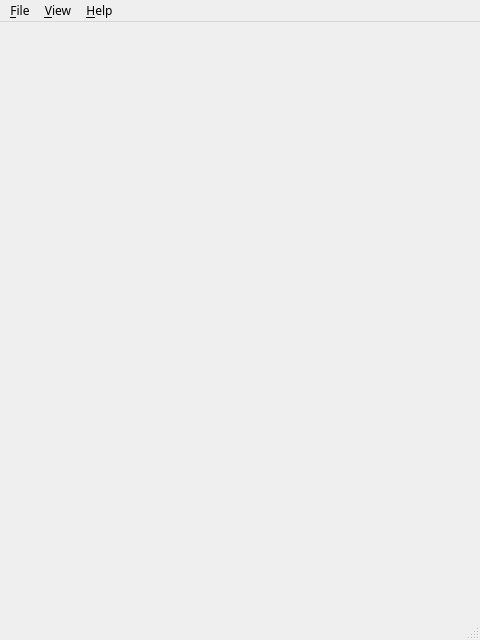
<?xml version="1.0" encoding="UTF-8"?>
<ui version="4.0">
 <class>MainWindow</class>
 <widget class="QMainWindow" name="MainWindow">
  <property name="geometry">
   <rect>
    <x>0</x>
    <y>0</y>
    <width>480</width>
    <height>640</height>
   </rect>
  </property>
  <property name="sizePolicy">
   <sizepolicy hsizetype="Maximum" vsizetype="Preferred">
    <horstretch>0</horstretch>
    <verstretch>0</verstretch>
   </sizepolicy>
  </property>
  <property name="font">
   <font>
    <family>Century Gothic</family>
   </font>
  </property>
  <property name="cursor">
   <cursorShape>ArrowCursor</cursorShape>
  </property>
  <property name="windowTitle">
   <string>MainWindow</string>
  </property>
  <property name="whatsThis">
   <string/>
  </property>
  <widget class="QWidget" name="centralwidget">
   <property name="styleSheet">
    <string notr="true">QWidget {
	border-image: url(:/resources/images/TestBackground.jpg);
	color: qlineargradient(spread:pad, x1:1, y1:1, x2:1, y2:0, stop:0 rgba(0, 0, 0, 0), stop:1 rgba(255, 255, 255, 255));
}</string>
   </property>
  </widget>
  <widget class="QMenuBar" name="menubar">
   <property name="enabled">
    <bool>true</bool>
   </property>
   <property name="geometry">
    <rect>
     <x>0</x>
     <y>0</y>
     <width>480</width>
     <height>26</height>
    </rect>
   </property>
   <property name="sizePolicy">
    <sizepolicy hsizetype="Fixed" vsizetype="Maximum">
     <horstretch>0</horstretch>
     <verstretch>0</verstretch>
    </sizepolicy>
   </property>
   <property name="defaultUp">
    <bool>true</bool>
   </property>
   <property name="nativeMenuBar">
    <bool>false</bool>
   </property>
   <widget class="QMenu" name="menuFile">
    <property name="sizePolicy">
     <sizepolicy hsizetype="MinimumExpanding" vsizetype="Preferred">
      <horstretch>0</horstretch>
      <verstretch>0</verstretch>
     </sizepolicy>
    </property>
    <property name="layoutDirection">
     <enum>Qt::LeftToRight</enum>
    </property>
    <property name="tearOffEnabled">
     <bool>true</bool>
    </property>
    <property name="title">
     <string>&amp;File</string>
    </property>
    <property name="toolTipsVisible">
     <bool>false</bool>
    </property>
   </widget>
   <widget class="QMenu" name="menu_View">
    <property name="sizePolicy">
     <sizepolicy hsizetype="MinimumExpanding" vsizetype="Preferred">
      <horstretch>0</horstretch>
      <verstretch>0</verstretch>
     </sizepolicy>
    </property>
    <property name="title">
     <string>&amp;View</string>
    </property>
   </widget>
   <widget class="QMenu" name="menu_Help">
    <property name="sizePolicy">
     <sizepolicy hsizetype="MinimumExpanding" vsizetype="Preferred">
      <horstretch>100</horstretch>
      <verstretch>0</verstretch>
     </sizepolicy>
    </property>
    <property name="title">
     <string>&amp;Help</string>
    </property>
   </widget>
   <addaction name="menuFile"/>
   <addaction name="menu_View"/>
   <addaction name="menu_Help"/>
  </widget>
  <widget class="QStatusBar" name="statusbar"/>
 </widget>
 <resources>
  <include location="qml.qrc"/>
 </resources>
 <connections/>
</ui>
